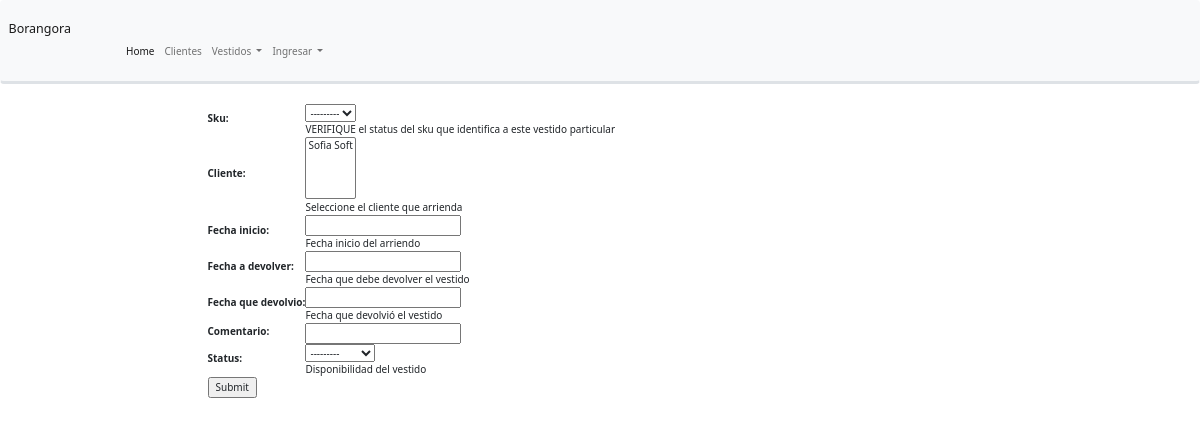
The page /home/arriendo/create/ on the database its author committed.
### catalogo/models.py (models this page shows, shortened)
class Vestido(models.Model):
    sku = models.CharField(unique=True, max_length=4, help_text="Sku único para este vestido particular en toda la tienda: Máximo 4 dígitos")
    nombre= models.CharField(max_length=200, help_text="Nombre que identifique el vestido fácilmente")
    detalle = models.CharField(max_length=1000, help_text="Ingrese una descripción del vestido")
    categoria = models.ForeignKey(Categoria, on_delete=models.SET_NULL, null= True, help_text="Seleccione una categoría para este vestido")
    talla = models.ForeignKey(Talla, on_delete=models.SET_NULL, null=True ,help_text="Seleccione una talla para este vestido")
    proveedor = models.ForeignKey('Proveedor',on_delete=models.SET_NULL, null=True ,default='Otro' , help_text="Opcional")
    LOAN_STATUS = (
        ('mantencion', 'Mantención'),
        ('arrendado', 'Arrendado'),
        ('disponible', 'Disponible'),
    )
    status = models.CharField(max_length=15, choices=LOAN_STATUS, blank=True, default='mantencion', help_text='Disponibilidad del vestido')
    LOAN_RESERVA = (
        ('Reservado', 'Reservado'),
        ('Sin reserva', 'No reservado'),
    )
    reservado = models.CharField(max_length=15, choices=LOAN_RESERVA, blank=True, default='Sin reserva', help_text='Disponibilidad del vestido')
    fecha_reservada = models.DateField(null=True,blank=True)
    cliente = models.ForeignKey('Cliente', on_delete=models.SET_NULL, null= True)
    def __str__(self):
        return self.sku
    def display_categoria(self):
        """"         Creates a string for the Categoría. This is required to display categoria in Admin.        """
        return ', '.join([ categoria.nombre for categoria in self.categoria.all()[:3] ])
    display_categoria.short_description = 'Categoria'
    def display_talla(self):
        """"         Creates a string for the Talla. This is required to display talla in Admin.        """
        return ', '.join([ talla.talla for talla in self.talla.all()[:3] ])
    display_talla.short_description = 'Talla'
    class Meta:
        ordering = ['sku']

### catalogo/views.py (the view)
# urls.py: path('arriendo/create/', views.ArriendoCreate.as_view(), name='arriendo_create'),
class ArriendoCreate(CreateView):
    model = Arriendo
    fields = '__all__'

### catalogo/models.py (called while the page is built)
    def __str__(self):
        return '%s %s' % (self.nombre, self.apellidos)

### catalogo/templates/catalogo/arriendo_form.html (shortened to what this page needs)
{% extends "base_generic.html" %}
{% block content %}
<form action="" method="post">
    <table>
    {{ form.as_table }}
    </table>
    <input type="submit" value="Submit" />
</form>
{% endblock %}

### rows shown on the page
Vestido: sku "---------", cliente "Sofia Soft", status "---------"
